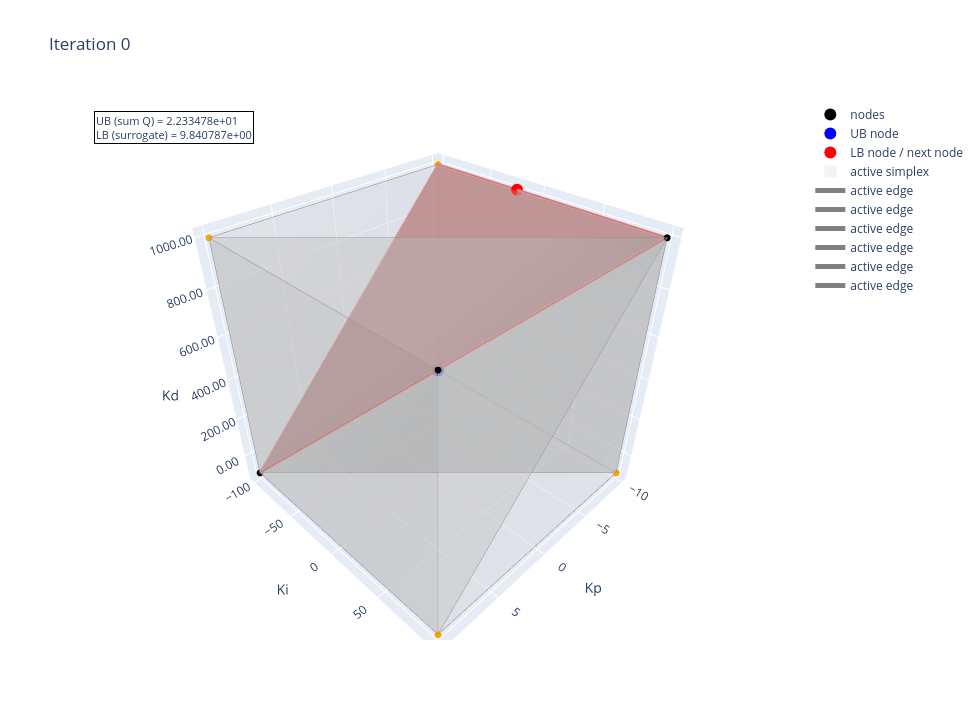
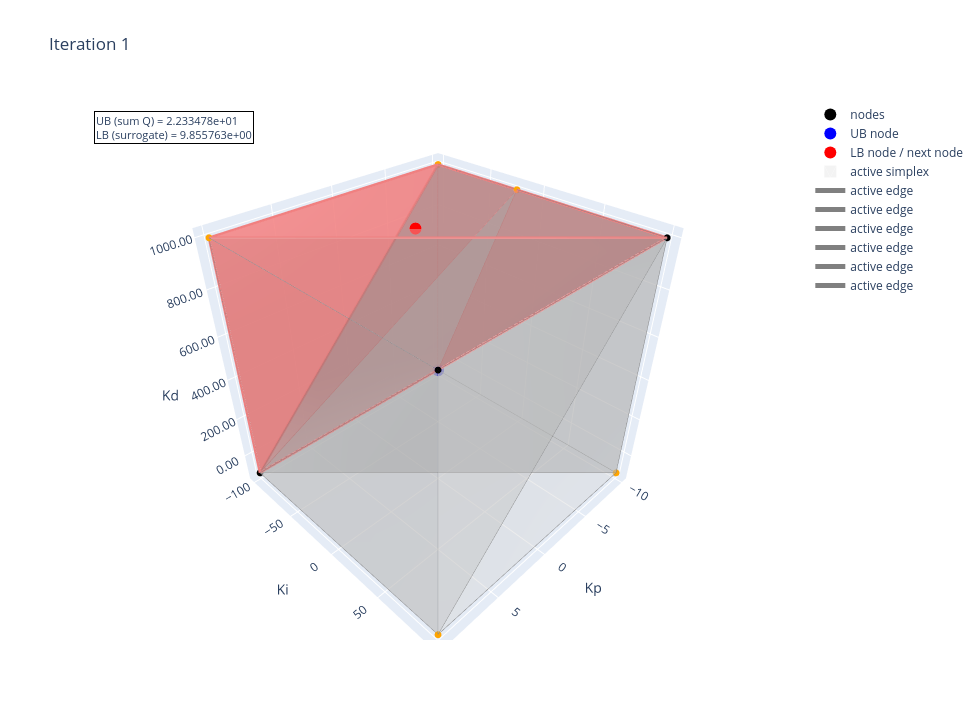
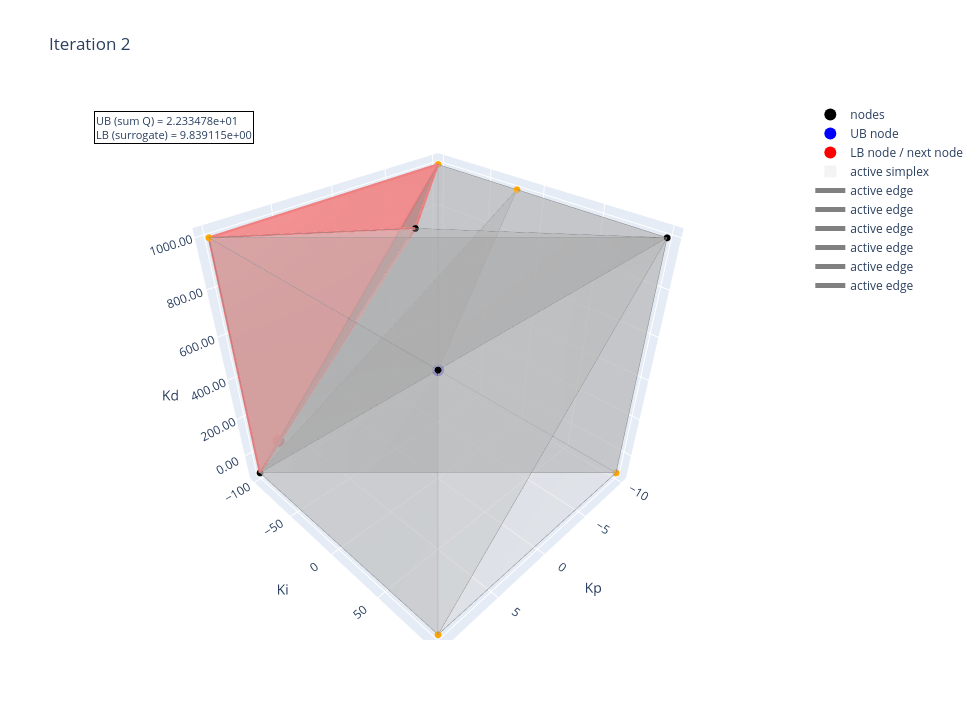
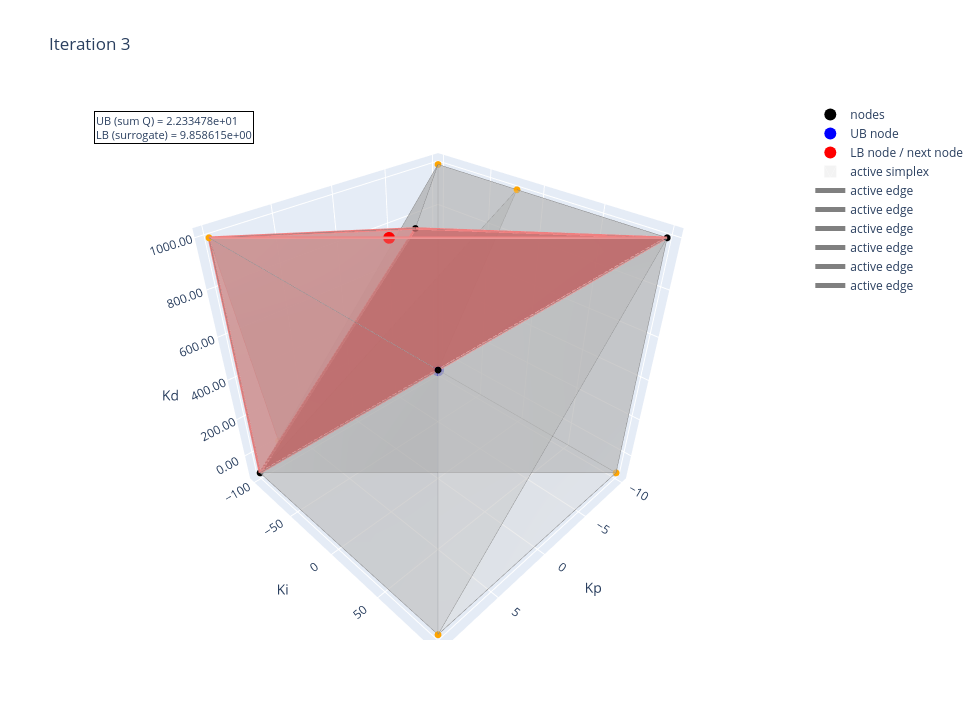

The notebook cell saved with these charts, in order:
### Code cell
from time import perf_counter  

from modeling import build_models_from_csv
from bundles import BaseBundle, MSBundle
from utils import (
    tighten_bounds_one_model,
    MIN_DIST, ACTIVE_TOL, GAP_STOP_TOL,
)
from simplex_specialstart import run_pid_simplex_3d

# setup scenario number and target_nodes
csv_path       = "data.csv"
max_scenarios  = 10
target_nodes   = 100


bounds={
    "Kp": (-1, 0),
    "Ki": (-101, -99),
    "Kd": (0, 1),
    "x": (-2.5, 2.5),
    "u": (-5.0, 5.0),
    "e": (None, None),
    "I": (None, None),
}
bounds={
    "Kp": (-10.0, 10.0),
    "Ki": (-100.0, 100.0),
    "Kd": (-100.0, 1000.0),
    "x": (-2.5, 2.5),
    "u": (-5.0, 5.0),
    "e": (None, None),
    "I": (None, None),
}

weights = (10.0, 0.01)


# ====== stage 1：load data and generate models ======
T   = 15.0          
nfe = 20            

t_load0 = perf_counter()
model_list, first_stg_vars_list, m_tmpl_list, nfe = build_models_from_csv(
    csv_path=csv_path,
    T=T,
    nfe=nfe,
    weights=weights,
    bounds=bounds,
    sp0=0.0,
    sp1=0.5,
    tau_xs_col="tau_xs",
    tau_us_col="tau_us",
    tau_ds_col="tau_ds",          
    disturb_prefix="disturbance_",
    setpoint_change_col="setpoint_change",
    max_scenarios=max_scenarios,
    skip=0,
)
t_load1 = perf_counter()
print(f"[Time] Data load & scenario build: {t_load1 - t_load0:.3f}s")


# ====== stage 1.5：FBBT / OBBT ======
# same as snog: FBBT open,OBBT open
obbt_solver_opts = {
    "NonConvex": 2,
    "MIPGap": 1,     
    "TimeLimit": 15   
}
for m, yvars in zip(model_list, first_stg_vars_list):
    tighten_bounds_one_model(m, yvars,
                             use_fbbt=False,
                             use_obbt=False,
                             obbt_solver_name="gurobi",
                             obbt_solver_opts=obbt_solver_opts,
                             max_rounds=3, tol=1e-6, verbose=True)

# ====== stage 2: Persistent Solver Packaging ======
ub_options = {
    'NonConvex': 2,        
}
lb_options = {
    'NonConvex': 2,
    'MIPGap': 1e-1,            
    'TimeLimit': 15    
}

t_wrap0 = perf_counter()
base_bundles = [BaseBundle(m, ub_options) for m in model_list]  
ms_bundles   = [MSBundle(m, yvars, lb_options) for m, yvars in zip(model_list, first_stg_vars_list)]  # LB 侧
t_wrap1 = perf_counter()
print(f"[Time] Persistent wrapper (GurobiPersistent) setup: {t_wrap1 - t_wrap0:.3f}s")

# ====== stage 3：main loop ======
agg_bundle = None  

t_run0 = perf_counter()
hist = run_pid_simplex_3d(
    base_bundles=base_bundles,
    ms_bundles=ms_bundles,
    model_list=model_list,
    first_vars_list=first_stg_vars_list,
    target_nodes=target_nodes,
    min_dist=0,
    active_tol=ACTIVE_TOL,
    verbose=True,
    agg_bundle=agg_bundle,
    gap_stop_tol=1e-4,
    plot_every=1,
    use_exact_opt=False,
    exact_solver_name="gurobi",
    exact_solver_opts={"NonConvex": 2, "TimeLimit": 60},
    time_limit=60*5*1
)
t_run1 = perf_counter()
print(f"[Time] Main loop total: {t_run1 - t_run0:.3f}s")

# ====== print output ======
print("\n==== Done ====")
print(f"Total nodes: {len(hist['nodes'])}")
print(f"Best UB: {min(hist['UB_hist']) if hist['UB_hist'] else None}")
print(f"Last LB: {hist['LB_hist'][-1] if hist['LB_hist'] else None}")
